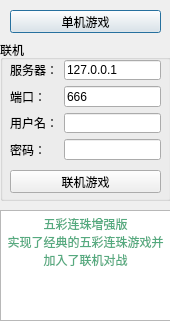
<?xml version="1.0" encoding="UTF-8"?>
<ui version="4.0">
 <class>Dialog</class>
 <widget class="QDialog" name="Dialog">
  <property name="geometry">
   <rect>
    <x>0</x>
    <y>0</y>
    <width>170</width>
    <height>321</height>
   </rect>
  </property>
  <property name="windowTitle">
   <string>Dialog</string>
  </property>
  <widget class="QPushButton" name="pushButton">
   <property name="geometry">
    <rect>
     <x>10</x>
     <y>10</y>
     <width>151</width>
     <height>23</height>
    </rect>
   </property>
   <property name="text">
    <string>单机游戏</string>
   </property>
  </widget>
  <widget class="QGroupBox" name="groupBox">
   <property name="geometry">
    <rect>
     <x>0</x>
     <y>40</y>
     <width>171</width>
     <height>161</height>
    </rect>
   </property>
   <property name="title">
    <string>联机</string>
   </property>
   <widget class="QWidget" name="formLayoutWidget">
    <property name="geometry">
     <rect>
      <x>10</x>
      <y>20</y>
      <width>151</width>
      <height>100</height>
     </rect>
    </property>
    <layout class="QFormLayout" name="formLayout">
     <item row="0" column="0">
      <widget class="QLabel" name="Label">
       <property name="text">
        <string>服务器：</string>
       </property>
      </widget>
     </item>
     <item row="1" column="0">
      <widget class="QLabel" name="Label_2">
       <property name="text">
        <string>端口：</string>
       </property>
      </widget>
     </item>
     <item row="1" column="1">
      <widget class="QLineEdit" name="LineEdit_2">
       <property name="text">
        <string>666</string>
       </property>
      </widget>
     </item>
     <item row="0" column="1">
      <widget class="QLineEdit" name="LineEdit">
       <property name="text">
        <string>127.0.0.1</string>
       </property>
      </widget>
     </item>
     <item row="2" column="0">
      <widget class="QLabel" name="Label_3">
       <property name="text">
        <string>用户名：</string>
       </property>
      </widget>
     </item>
     <item row="2" column="1">
      <widget class="QLineEdit" name="LineEdit_3"/>
     </item>
     <item row="3" column="0">
      <widget class="QLabel" name="Label_4">
       <property name="text">
        <string>密码：</string>
       </property>
      </widget>
     </item>
     <item row="3" column="1">
      <widget class="QLineEdit" name="LineEdit_4"/>
     </item>
    </layout>
   </widget>
   <widget class="QPushButton" name="pushButton_2">
    <property name="geometry">
     <rect>
      <x>10</x>
      <y>130</y>
      <width>151</width>
      <height>23</height>
     </rect>
    </property>
    <property name="text">
     <string>联机游戏</string>
    </property>
   </widget>
  </widget>
  <widget class="QTextBrowser" name="textBrowser">
   <property name="geometry">
    <rect>
     <x>0</x>
     <y>210</y>
     <width>171</width>
     <height>111</height>
    </rect>
   </property>
   <property name="html">
    <string>&lt;!DOCTYPE HTML PUBLIC &quot;-//W3C//DTD HTML 4.0//EN&quot; &quot;http://www.w3.org/TR/REC-html40/strict.dtd&quot;&gt;
&lt;html&gt;&lt;head&gt;&lt;meta name=&quot;qrichtext&quot; content=&quot;1&quot; /&gt;&lt;style type=&quot;text/css&quot;&gt;
p, li { white-space: pre-wrap; }
&lt;/style&gt;&lt;/head&gt;&lt;body style=&quot; font-family:'SimSun'; font-size:9pt; font-weight:400; font-style:normal;&quot;&gt;
&lt;p align=&quot;center&quot; style=&quot; margin-top:0px; margin-bottom:0px; margin-left:0px; margin-right:0px; -qt-block-indent:0; text-indent:0px;&quot;&gt;&lt;span style=&quot; color:#55aa7f;&quot;&gt;五彩连珠增强版&lt;/span&gt;&lt;/p&gt;
&lt;p align=&quot;center&quot; dir='rtl' style=&quot; margin-top:0px; margin-bottom:0px; margin-left:0px; margin-right:0px; -qt-block-indent:0; text-indent:0px;&quot;&gt;&lt;span style=&quot; color:#55aa7f;&quot;&gt;实现了经典的五彩连珠游戏并加入了联机对战&lt;/span&gt;&lt;/p&gt;
&lt;p align=&quot;center&quot; dir='rtl' style=&quot;-qt-paragraph-type:empty; margin-top:0px; margin-bottom:0px; margin-left:0px; margin-right:0px; -qt-block-indent:0; text-indent:0px; color:#55aa7f;&quot;&gt;&lt;br /&gt;&lt;/p&gt;&lt;/body&gt;&lt;/html&gt;</string>
   </property>
  </widget>
 </widget>
 <resources/>
 <connections/>
</ui>
